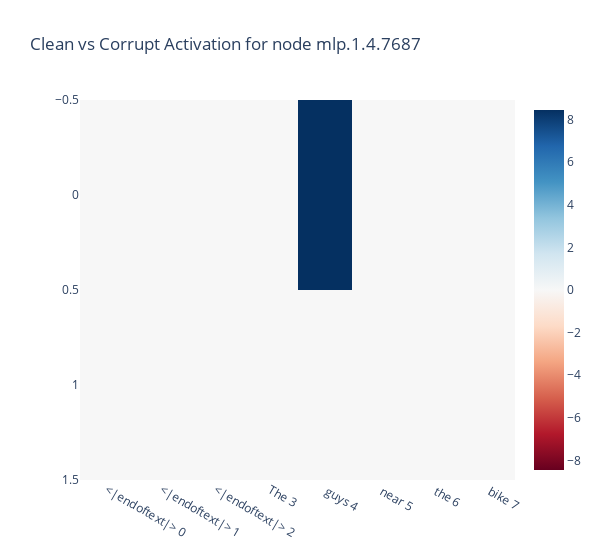
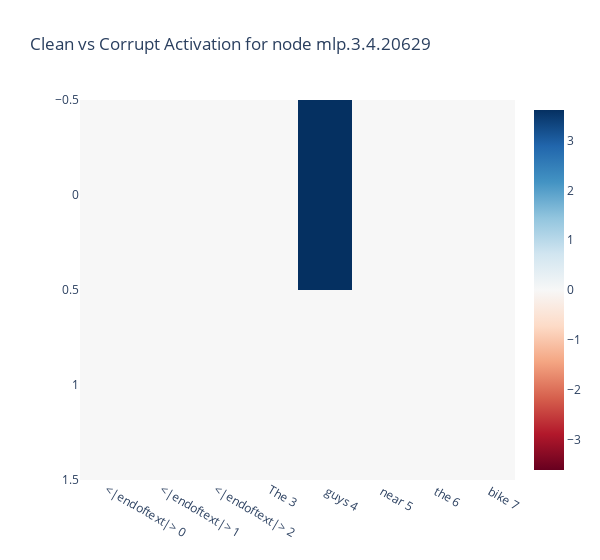
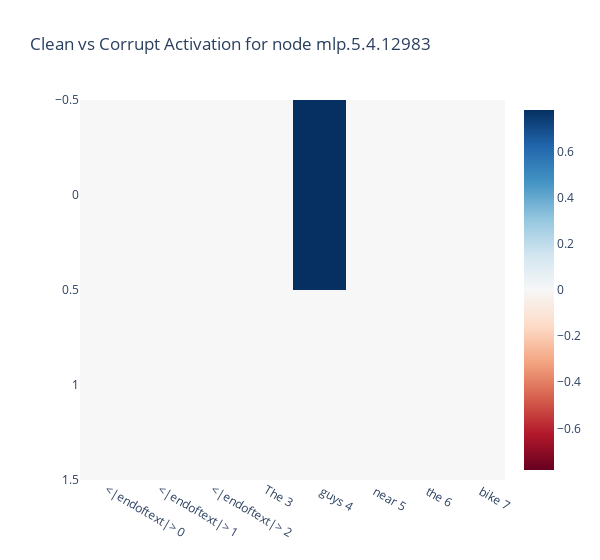
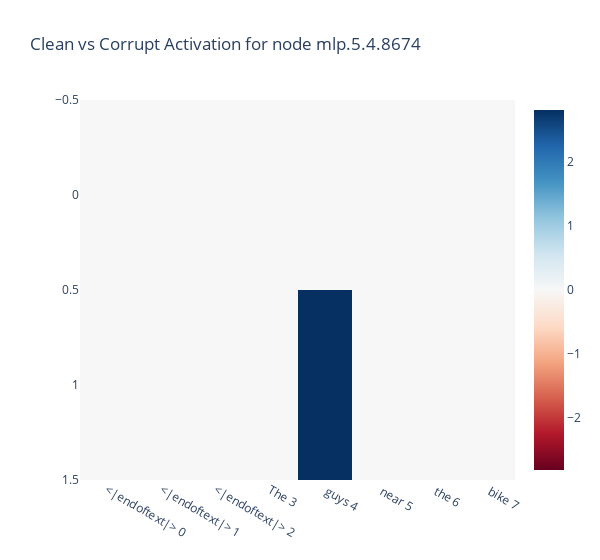

Notebook code cell kept with these figures, in order:
### Code cell
import torch
from circuit_finder.core.types import get_node_name, parse_node_name, get_hook_name 
from circuit_finder.patching.ablate import splice_model_with_saes_and_transcoders, filter_sae_acts_and_errors


for name, node in nodes_of_interest.items():
    module_name, layer_idx, token_idx, feature_idx = parse_node_name(node)
    hook_name = get_hook_name(module_name, layer_idx)

    # Compare the clean vs corrupt node act at every layer position. 
    with torch.no_grad():
        with splice_model_with_saes_and_transcoders(model, transcoders, attn_saes):
            _, clean_sae_cache = model.run_with_cache(clean_tokens, names_filter = filter_sae_acts_and_errors)
            _, corrupt_sae_cache = model.run_with_cache(corrupted_tokens, names_filter = filter_sae_acts_and_errors)


    clean_node_act = clean_sae_cache[hook_name][0, :, feature_idx]
    corrupt_node_act = corrupt_sae_cache[hook_name][0, :, feature_idx]
    clean_node_val = clean_node_act[token_idx].item()
    corrupt_node_val = corrupt_node_act[token_idx].item()

    stacked_acts = torch.stack([clean_node_act, corrupt_node_act], dim = 0)

    imshow(
        stacked_acts,
        x = labels, 
        # labels={"y": "Layer", "x": "Head"},
        title=f"Clean vs Corrupt Activation for node {node}",
        width=600
    )

### Figure 1 — Plotly figure (JSON) as saved in the notebook; plotly's stock layout.template omitted (floating-point values rounded to 4 significant figures)
{"data": [{"coloraxis": "coloraxis", "hovertemplate": "x: %{x}<br>y: %{y}<br>color: %{z}<extra></extra>", "name": "0", "type": "heatmap", "x": ["<|endoftext|> 0", "<|endoftext|> 1", "<|endoftext|> 2", "The 3", " guys 4", " near 5", " the 6", " bike 7"], "xaxis": "x", "yaxis": "y", "z": [[0, 0, 0, 0, 8.449, 0, 0, 0], [0, 0, 0, 0, 0, 0, 0, 0]]}], "layout": {"coloraxis": {"cmid": 0, "colorscale": [[0, "rgb(103,0,31)"], [0.1, "rgb(178,24,43)"], [0.2, "rgb(214,96,77)"], [0.3, "rgb(244,165,130)"], [0.4, "rgb(253,219,199)"], [0.5, "rgb(247,247,247)"], [0.6, "rgb(209,229,240)"], [0.7, "rgb(146,197,222)"], [0.8, "rgb(67,147,195)"], [0.9, "rgb(33,102,172)"], [1, "rgb(5,48,97)"]]}, "title": {"text": "Clean vs Corrupt Activation for node mlp.1.4.7687"}, "width": 600, "xaxis": {"anchor": "y", "constrain": "domain", "domain": [0, 1], "scaleanchor": "y"}, "yaxis": {"anchor": "x", "autorange": "reversed", "constrain": "domain", "domain": [0, 1]}}}

### Figure 2 — Plotly figure (JSON) as saved in the notebook; plotly's stock layout.template omitted (floating-point values rounded to 4 significant figures)
{"data": [{"coloraxis": "coloraxis", "hovertemplate": "x: %{x}<br>y: %{y}<br>color: %{z}<extra></extra>", "name": "0", "type": "heatmap", "x": ["<|endoftext|> 0", "<|endoftext|> 1", "<|endoftext|> 2", "The 3", " guys 4", " near 5", " the 6", " bike 7"], "xaxis": "x", "yaxis": "y", "z": [[0, 0, 0, 0, 3.613, 0, 0, 0], [0, 0, 0, 0, 0, 0, 0, 0]]}], "layout": {"coloraxis": {"cmid": 0, "colorscale": [[0, "rgb(103,0,31)"], [0.1, "rgb(178,24,43)"], [0.2, "rgb(214,96,77)"], [0.3, "rgb(244,165,130)"], [0.4, "rgb(253,219,199)"], [0.5, "rgb(247,247,247)"], [0.6, "rgb(209,229,240)"], [0.7, "rgb(146,197,222)"], [0.8, "rgb(67,147,195)"], [0.9, "rgb(33,102,172)"], [1, "rgb(5,48,97)"]]}, "title": {"text": "Clean vs Corrupt Activation for node mlp.3.4.20629"}, "width": 600, "xaxis": {"anchor": "y", "constrain": "domain", "domain": [0, 1], "scaleanchor": "y"}, "yaxis": {"anchor": "x", "autorange": "reversed", "constrain": "domain", "domain": [0, 1]}}}

### Figure 3 — Plotly figure (JSON) as saved in the notebook; plotly's stock layout.template omitted (floating-point values rounded to 4 significant figures)
{"data": [{"coloraxis": "coloraxis", "hovertemplate": "x: %{x}<br>y: %{y}<br>color: %{z}<extra></extra>", "name": "0", "type": "heatmap", "x": ["<|endoftext|> 0", "<|endoftext|> 1", "<|endoftext|> 2", "The 3", " guys 4", " near 5", " the 6", " bike 7"], "xaxis": "x", "yaxis": "y", "z": [[0, 0, 0, 0, 0.7801, 0, 0, 0], [0, 0, 0, 0, 0, 0, 0, 0]]}], "layout": {"coloraxis": {"cmid": 0, "colorscale": [[0, "rgb(103,0,31)"], [0.1, "rgb(178,24,43)"], [0.2, "rgb(214,96,77)"], [0.3, "rgb(244,165,130)"], [0.4, "rgb(253,219,199)"], [0.5, "rgb(247,247,247)"], [0.6, "rgb(209,229,240)"], [0.7, "rgb(146,197,222)"], [0.8, "rgb(67,147,195)"], [0.9, "rgb(33,102,172)"], [1, "rgb(5,48,97)"]]}, "title": {"text": "Clean vs Corrupt Activation for node mlp.5.4.12983"}, "width": 600, "xaxis": {"anchor": "y", "constrain": "domain", "domain": [0, 1], "scaleanchor": "y"}, "yaxis": {"anchor": "x", "autorange": "reversed", "constrain": "domain", "domain": [0, 1]}}}

### Figure 4 — Plotly figure (JSON) as saved in the notebook; plotly's stock layout.template omitted (floating-point values rounded to 4 significant figures)
{"data": [{"coloraxis": "coloraxis", "hovertemplate": "x: %{x}<br>y: %{y}<br>color: %{z}<extra></extra>", "name": "0", "type": "heatmap", "x": ["<|endoftext|> 0", "<|endoftext|> 1", "<|endoftext|> 2", "The 3", " guys 4", " near 5", " the 6", " bike 7"], "xaxis": "x", "yaxis": "y", "z": [[0, 0, 0, 0, 0, 0, 0, 0], [0, 0, 0, 0, 2.815, 0, 0, 0]]}], "layout": {"coloraxis": {"cmid": 0, "colorscale": [[0, "rgb(103,0,31)"], [0.1, "rgb(178,24,43)"], [0.2, "rgb(214,96,77)"], [0.3, "rgb(244,165,130)"], [0.4, "rgb(253,219,199)"], [0.5, "rgb(247,247,247)"], [0.6, "rgb(209,229,240)"], [0.7, "rgb(146,197,222)"], [0.8, "rgb(67,147,195)"], [0.9, "rgb(33,102,172)"], [1, "rgb(5,48,97)"]]}, "title": {"text": "Clean vs Corrupt Activation for node mlp.5.4.8674"}, "width": 600, "xaxis": {"anchor": "y", "constrain": "domain", "domain": [0, 1], "scaleanchor": "y"}, "yaxis": {"anchor": "x", "autorange": "reversed", "constrain": "domain", "domain": [0, 1]}}}
